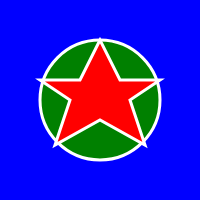
Frame 1 (no input)
Frame 60 (no input): identical to frame 1, image omitted
Frame 120 (the mouse pressed at the canvas centre since frame 60): identical to frame 1, image omitted

The p5.js sketch that drew this single still picture (run headless with seeded random() and noise() and a simulated clock; from frame 60 on, the mouse is pressed at the canvas centre):

// p5.js sketch
// ── sketch.js
function setup() {
  createCanvas(200, 200);
  colorMode(RGB);
}

function draw() {
  background('blue');

  stroke('white');
  strokeWeight(3);
  fill('green');
  circle(100,100,120);

  fill('red');
  beginShape();
    vertex(100,40);
    vertex(80,80);
    vertex(40,80);
    vertex(70,100);
    vertex(55,145);
    vertex(100,120);
    vertex(145,145);
    vertex(130,100);
    vertex(160,80);
    vertex(120,80);
    vertex(100,40);
  endShape(CLOSE);
}
